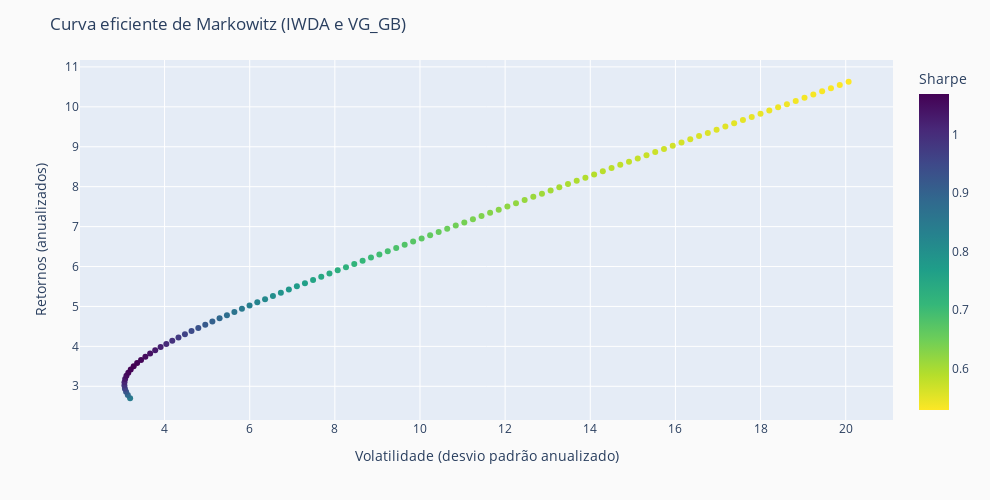

The notebook cell this image was saved under:
### Code cell
import plotly.express as px

fig = px.scatter(ef, x="Volatility", y="Returns", color='Sharpe',
            color_continuous_scale='Viridis_r',
            hover_data=nomes, width=990, height=500)

fig.update_layout(
    paper_bgcolor="rgb(250,250,250)",
    title='Curva eficiente de Markowitz (IWDA e VG_GB)',
    yaxis=dict(
        title_text="Retornos (anualizados)"),
    xaxis=dict(
        title_text="Volatilidade (desvio padrão anualizado)")
)
